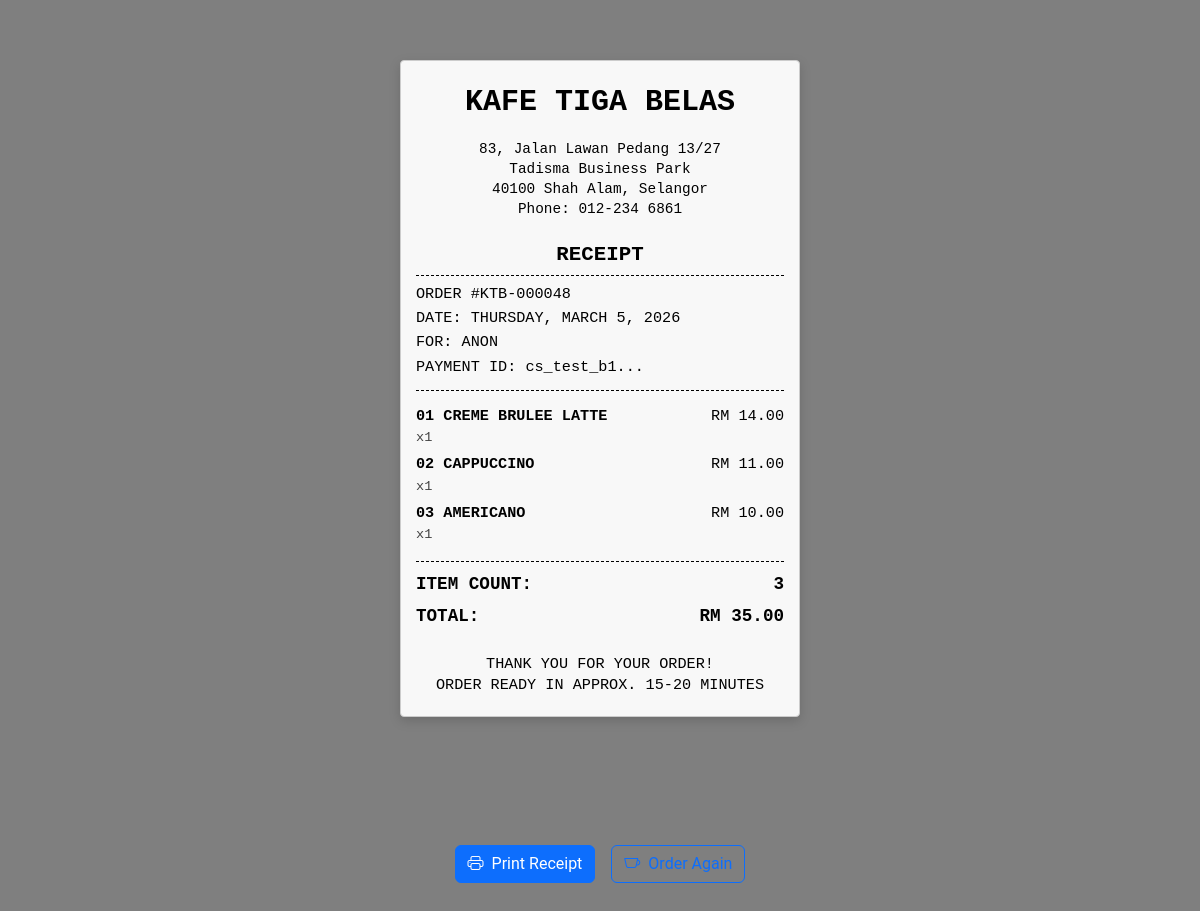
The page /receipt.php?order_id=48 (signed in) on the database its author committed.
### tables this page shows
CREATE TABLE `orders` (
  `id` int(11) NOT NULL,
  `user_id` int(11) DEFAULT NULL,
  `total_amount` decimal(10,2) NOT NULL,
  `payment_id` varchar(255) NOT NULL,
  `status` varchar(20) DEFAULT 'pending',
  `created_at` timestamp NOT NULL DEFAULT current_timestamp(),
  `updated_at` timestamp NOT NULL DEFAULT current_timestamp() ON UPDATE current_timestamp(),
  `estimated_ready_time` datetime DEFAULT NULL,
  `notes` text DEFAULT NULL,
  `pickup_code` varchar(10) DEFAULT NULL
);

CREATE TABLE `users` (
  `id` int(11) NOT NULL,
  `username` varchar(50) NOT NULL,
  `email` varchar(100) NOT NULL,
  `password` varchar(255) NOT NULL,
  `role_id` int(11) NOT NULL,
  `email_verified` tinyint(1) DEFAULT 0,
  `verification_token` varchar(64) DEFAULT NULL,
  `token_expires` datetime DEFAULT NULL,
  `profile_picture` varchar(255) DEFAULT 'default-profile.png',
  `is_active` tinyint(1) DEFAULT 1,
  `banned_at` datetime DEFAULT NULL,
  `ban_reason` text DEFAULT NULL
);

CREATE TABLE `order_items` (
  `id` int(11) NOT NULL,
  `order_id` int(11) NOT NULL,
  `menu_item_id` int(11) NOT NULL,
  `quantity` int(11) NOT NULL,
  `price` decimal(10,2) NOT NULL
);

CREATE TABLE `menu_items` (
  `id` int(11) NOT NULL,
  `name` varchar(100) NOT NULL,
  `description` text DEFAULT NULL,
  `price` decimal(10,2) NOT NULL,
  `category` varchar(50) NOT NULL,
  `image_url` varchar(255) DEFAULT NULL,
  `is_available` tinyint(1) DEFAULT 1,
  `created_at` timestamp NOT NULL DEFAULT current_timestamp(),
  `updated_at` timestamp NOT NULL DEFAULT current_timestamp() ON UPDATE current_timestamp()
);

### receipt.php (the view, shortened to what this page needs)
<?php
require 'app/db.php';
$order_id = $_GET['order_id'] ?? 0;
$session_id = $_GET['session_id'] ?? '';
try {
    $stmt = $pdo->prepare("
        SELECT o.*, u.username, u.email
        FROM orders o
        LEFT JOIN users u ON o.user_id = u.id
        WHERE o.id = ? OR o.payment_id = ?
    ");
    $stmt->execute([$order_id, $session_id]);
    $order = $stmt->fetch(PDO::FETCH_ASSOC);
    $stmt = $pdo->prepare("
        SELECT oi.*, mi.name, mi.description
        FROM order_items oi
        JOIN menu_items mi ON oi.menu_item_id = mi.id
        WHERE oi.order_id = ?
    ");
    $stmt->execute([$order['id']]);
    $order_items = $stmt->fetchAll(PDO::FETCH_ASSOC);
} catch (Exception $e) {
    $error = $e->getMessage();
}
?>
<!DOCTYPE html>
<html lang="en">
<head>
    <link href="assets/vendor/bootstrap/css/bootstrap.min.css" rel="stylesheet">
    <link href="assets/vendor/bootstrap-icons/bootstrap-icons.css" rel="stylesheet">
    <link href="assets/css/main.css" rel="stylesheet">
<div class="receipt-container">
    <?php if (isset($error)): ?>
        <div class="alert alert-danger"><?php echo htmlspecialchars($error); ?></div>
    <?php elseif (isset($order)): ?>
        <div class="receipt-header">
            <p style="font-size:30px; font-weight: bold">KAFE TIGA BELAS</p>
            <div class="receipt-shop-info">
                83, Jalan Lawan Pedang 13/27<br>
                Tadisma Business Park<br>
                40100 Shah Alam, Selangor<br>
                Phone: 012-234 6861
            </div>
        </div>
        <div class="receipt-title">RECEIPT</div>
        <div class="receipt-order-info">
            <p>ORDER #KTB-<?php echo str_pad($order['id'], 6, '0', STR_PAD_LEFT); ?></p>
            <p>DATE: <?php echo strtoupper(date('l, F j, Y', strtotime($order['created_at']))); ?></p>
            <p>FOR: <?php echo htmlspecialchars(strtoupper($order['username'] ?? 'GUEST')); ?></p>
            <?php if (!empty($order['payment_id'])): ?>
                <p>PAYMENT ID: <?php echo substr($order['payment_id'], 0, 10) . '...'; ?></p>
            <?php endif; ?>
        </div>
        <div class="dashed-line"></div>
        <div class="receipt-items">
            <?php foreach ($order_items as $index => $item): ?>
                <div class="receipt-item">
                    <div class="receipt-item-left">
                        <span class="item-name">
                            <?php printf("%02d", $index + 1); ?>
                            <?php echo htmlspecialchars(strtoupper($item['name'])); ?>
                        </span><br>
                        <span class="item-qty">x<?php echo $item['quantity']; ?></span>
                    </div>
                    <div class="receipt-item-right">
                        RM <?php echo number_format($item['price'] * $item['quantity'], 2); ?>
                    </div>
                </div>
            <?php endforeach; ?>
        </div>
        <div class="dashed-line"></div>
        <div class="receipt-total">
            <div>ITEM COUNT:</div>
            <div><?php echo count($order_items); ?></div>
        </div>
        <div class="receipt-total">
            <div>TOTAL:</div>
            <div>RM <?php echo number_format($order['total_amount'], 2); ?></div>
        </div>
        <div class="thank-you">
            THANK YOU FOR YOUR ORDER!<br>
            ORDER READY IN APPROX. 15-20 MINUTES
        </div>
</div>
<div class="receipt-footer">
    <?php endif; ?>
    <div class="d-flex justify-content-center gap-3 mt-5 no-print">
        <button onclick="window.print()" class="btn btn-primary">
            <i class="bi bi-printer me-2"></i>Print Receipt
        </button>
        <a href="menu.php" class="btn btn-outline-primary">
            <i class="bi bi-cup me-2"></i>Order Again
        </a>
    </div>
</div>
</body>
</html>

### assets/css/main.css (style rules this page uses)
:root { --default-font: "Roboto", system-ui, -apple-system, "Segoe UI", Roboto, "Helvetica Neue", Arial, "Noto Sans", "Liberation Sans", sans-serif, "Apple Color Emoji", "Segoe UI Emoji", "Segoe UI Symbol", "Noto Color Emoji"; --heading-font: "Playfair Display", sans-serif; --nav-font: "Poppins", sans-serif; }
:root { --background-color: #0c0b09; --default-color: rgba(255, 255, 255, 0.7); --heading-color: #ffffff; --accent-color: #cda45e; --surface-color: #29261f; --contrast-color: #0c0b09; }
:root { --nav-color: #ffffff; --nav-hover-color: #cda45e; --nav-mobile-background-color: #29261f; --nav-dropdown-background-color: #29261f; --nav-dropdown-color: #ffffff; --nav-dropdown-hover-color: #cda45e; }
:root { scroll-behavior: smooth; }
a { color: var(--accent-color); text-decoration: none; transition: 0.3s; }

### receipt.php (style rules this page uses)
.receipt-container { max-width: 400px; margin: 60px auto 50px; padding: 20px 15px; background: #f8f8f8; color: #000; font-family: 'Courier New', Courier, monospace; font-size: 14px; line-height: 1.4; border: 1px solid #ccc; border-radius: 4px; box-shadow: 0 4px 12px rgba(0,0,0,0.15); position: relative; }
.receipt-header { text-align: center; margin-bottom: 20px; }
.receipt-shop-info { font-size: 0.9rem; margin-bottom: 18px; }
.receipt-title { text-align: center; font-size: 1.3rem; font-weight: bold; text-transform: uppercase; margin: 12px 0 8px; border-bottom: 1px dashed #000; padding-bottom: 6px; }
.receipt-order-info { font-size: 0.95rem; margin-bottom: 12px; }
.receipt-order-info p { margin: 3px 0; }
.receipt-items { margin: 15px 0; }
.receipt-item { display: flex; justify-content: space-between; margin: 6px 0; font-size: 0.95rem; }
.receipt-item-left { flex: 1; white-space: nowrap; overflow: hidden; text-overflow: ellipsis; padding-right: 8px; }
.receipt-item-right { text-align: right; min-width: 80px; }
.item-name { font-weight: bold; }
.item-qty { color: #444; font-size: 0.85rem; }
.dashed-line { border-bottom: 1px dashed #000; margin: 10px 0; }
.receipt-total { font-weight: bold; font-size: 1.1rem; display: flex; justify-content: space-between; margin-top: 8px; }
.thank-you { text-align: center; margin-top: 25px; font-size: 0.95rem; }
.receipt-footer { max-width: 400px; margin: 40px auto 60px; padding: 30px; }

### rows shown on the page
orders: id "000048", created_at "THURSDAY, MARCH 5, 2026", user.username "ANON", payment "cs_test_b1", total_amount "35.00"
order_items: menu_item.name "CREME BRULEE LATTE", quantity "1", $item['price']*$item['quantity'] "14.00"
order_items: menu_item.name "CAPPUCCINO", quantity "1", $item['price']*$item['quantity'] "11.00"
order_items: menu_item.name "AMERICANO", quantity "1", $item['price']*$item['quantity'] "10.00"

### other values the page prints
count($order_items) "3"
